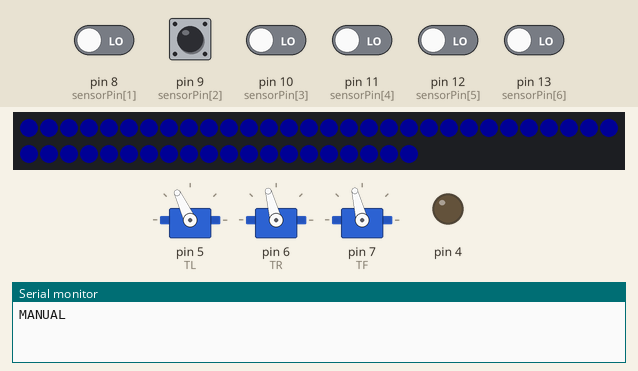
Bench run of a sketch on a simulated Arduino Uno, built with avr-gcc and run on an emulated ATmega328P. On the bench: 3 × servo, 50 RGB LEDs in strip order, left to right, continuing on the next row, output pins drawn as LEDs (lit = HIGH), the last lines printed to the serial monitor. The inputs (shaded band) are chosen by the test bench; at power-on: pin 8 (sensorPin[1]), pin 9 (sensorPin[2]), pin 10 (sensorPin[3]), pin 11 (sensorPin[4]), pin 12 (sensorPin[5]), pin 13 (sensorPin[6]) LOW. Dim RGB values are drawn brighter than linear; the strip is taken to match the declared colour order; the ROS host is connected and sends only what is stated.

Above: at 6.6 s.
6.7 s: pin 9 (sensorPin[2]) pulsed HIGH 5 times (0.12 s each, 0.3 s apart)
At 17.43 s:
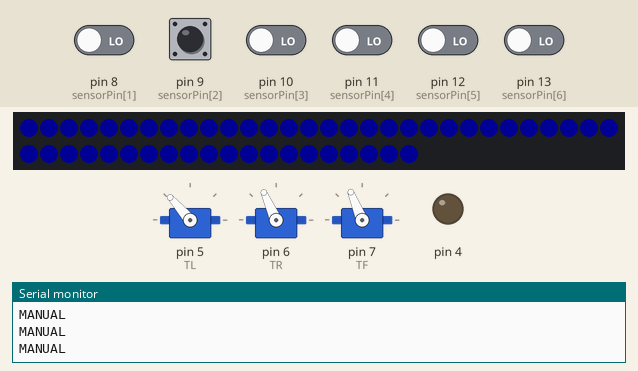
Timing chart, 0 to 17.5 s (numbered marks = the images above; inputs shaded):
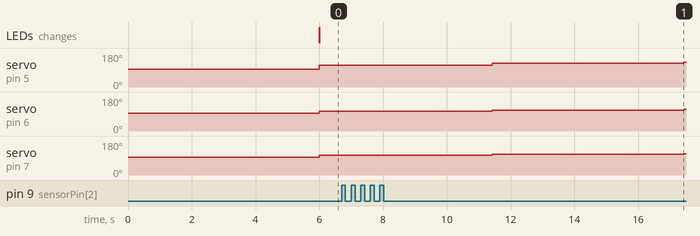

The sketch:

Controller.ino
```cpp
#if defined(ARDUINO) && (ARDUINO >= 100)
    #include <Arduino.h>
#else
    #include <WProgram.h>
#endif
#include <ros.h>
#include <std_msgs/Int16MultiArray.h>
#include <Servo.h>
#include <Adafruit_NeoPixel.h>


////////////////////////////////////////////////////////////////////
// PARAMETERS
const int maxSaturation = 450;
const int maxFrontSaturation = 230; // Front Thruster max값
const int maxDiffSaturation = 400; // L R 차이 최대값

const float LPF_Alpha = 0.5; // 필터 계수
const int LEDBright = 20;

////////////////////////////////////////////////////////////////////
// STATE MANAGE
enum Mode {
    MANUAL,
    AUTONOMOUS,
    STOP
};

Mode CurrentMode = STOP;

////////////////////////////////////////////////////////////////////
// Servo
Servo TL, TR, TF;  // Thruster

void ServoSetting() {

  TL.attach(5);
  TR.attach(6);
  TF.attach(7);

  TL.writeMicroseconds(1500);
  TR.writeMicroseconds(1500);
  TF.writeMicroseconds(1500);
}

////////////////////////////////////////////////////////////////////
// tx12
int sensorPin[] = {0, 8, 9, 10, 11, 12, 13};
int channel[] = {0, 0, 0, 0, 0, 0, 0};

void tx12() {
  for(int i = 1; i < 7; i++) {
    channel[i] = pulseIn(sensorPin[i], HIGH) - 1490;
    if(channel[i] < 40 && channel[i] > -40) channel[i] = 0;

    if (i == 3) {
      channel[i] = map(channel[i], -500, 500, -35, 35);
    } else {
      channel[i] = constrain(channel[i], -500, 500);
    }
  }
}

////////////////////////////////////////////////////////////////////
// ROS
ros::NodeHandle nh;
int data[] = {0, 0, 0};

void messageCallback(const std_msgs::Int16MultiArray &sub_msg) {
  for(int i = 0; i < 3; i++) {
    data[i] = sub_msg.data[i];
  }
}
ros::Subscriber<std_msgs::Int16MultiArray> sub("control", messageCallback);

////////////////////////////////////////////////////////////////////
// LED
long LEDPeriod = 500; // LED 깜빡이는 주기 [ms]
unsigned long previousMillis = 0;
bool LEDState = false;
int LEDPixelNum = 50;
int LEDPin = 3;
Adafruit_NeoPixel pixels(LEDPixelNum, LEDPin, NEO_RGB + NEO_KHZ800);

void setLEDBrightness(int red, int green, int blue) {
    for (int i = 0; i < LEDPixelNum; i++) {
        pixels.setPixelColor(i, pixels.Color(blue, red, green));
    }
    pixels.show(); // LED 색 업데이트
}

////////////////////////////////////////////////////////////////////
// LPF
int previousFilteredL = 0;
int previousFilteredR = 0;
int previousFilteredF = 0;

int filteredL = 0;
int filteredR = 0;
int filteredF = 0;


void lowPassFilter(int l, int r, int f) {
  filteredL = LPF_Alpha * l + (1 - LPF_Alpha) * previousFilteredL;
  filteredR = LPF_Alpha * r + (1 - LPF_Alpha) * previousFilteredR;
  filteredF = LPF_Alpha * f + (1 - LPF_Alpha) * previousFilteredF;

  previousFilteredL = filteredL;
  previousFilteredR = filteredR;
  previousFilteredF = filteredF;
}

////////////////////////////////////////////////////////////////////
// Thuster 원하는 PWM값을 입력 (-500 to 500)
void thrust(int l = 0, int r = 0, int f = 0) {
  l = constrain(l, -maxSaturation, maxSaturation);
  r = constrain(r, -maxSaturation, maxSaturation);
  f = constrain(f, -maxFrontSaturation, maxFrontSaturation);

  if (l - r > maxDiffSaturation){
    int sum = l + r;
    l = sum + maxDiffSaturation / 2;
    r = sum - maxDiffSaturation / 2;
  }

  else if (r - l > maxDiffSaturation){
    int sum = l + r;
    l = sum - maxDiffSaturation / 2;
    r = sum + maxDiffSaturation / 2;
  }

  l = constrain(l, -maxSaturation, maxSaturation);
  r = constrain(r, -maxSaturation, maxSaturation);
  f = constrain(f, -maxFrontSaturation, maxFrontSaturation);

  lowPassFilter(l, r, f);

  TL.writeMicroseconds(1500 + filteredL);
  TR.writeMicroseconds(1500 + filteredR);
  TF.writeMicroseconds(1500 + filteredF);
}

////////////////////////////////////////////////////////////////////


////////////////////////////////////////////////////////////////////

void setup() {
  Serial.begin(57600);
  Serial.setTimeout(50);
  ServoSetting();
  nh.initNode();
  nh.subscribe(sub);
  pixels.begin(); // NeoPixel 초기화
  pinMode(4, OUTPUT);
}


void loop() {
  tx12();
  unsigned long currentMillis = millis();
  int tl, tr, tf;

  if (channel[5] < -100)      CurrentMode = MANUAL;
  else if (channel[5] > 100)  CurrentMode = AUTONOMOUS;
  else                        CurrentMode = STOP;

  if (channel[6] > 90 && CurrentMode == STOP)   digitalWrite(4, HIGH);
  else                                          digitalWrite(4, LOW);

  ////////////////////////////////////////////////////////////////////
  if (CurrentMode == MANUAL) {
    Serial.println("MANUAL");
    tl = int(-channel[2] - channel[1]);
    tr = int(-channel[2] + channel[1]);
    tf = -channel[1];

    setLEDBrightness(0, LEDBright, 0);
  }
  ////////////////////////////////////////////////////////////////////
  else if (CurrentMode == AUTONOMOUS) {
    Serial.println("AUTO");
    tl = -data[0], tr = -data[1], tf = data[2];

    if (currentMillis - previousMillis >= LEDPeriod)
    {
      previousMillis = currentMillis;
      LEDState = !LEDState;
    }

    if (LEDState) setLEDBrightness(LEDBright, LEDBright, 0);
    else          setLEDBrightness(0, 0, 0);
  }
  ////////////////////////////////////////////////////////////////////
  else if(CurrentMode = STOP) {
    Serial.println("STOP");
    tl = 0, tr = 0, tf = 0;
    setLEDBrightness(LEDBright, 0, 0);
  }
  ////////////////////////////////////////////////////////////////////


  thrust(tl, tr, tf);
  if(CurrentMode == AUTONOMOUS) {
    nh.spinOnce();
  }
}
```

Measured:
- after the input at 6.7 s, servo on pin 5 (TL): 115° → 125° after 4.7 s instead of 5.3 s; servo on pin 6 (TR): 105° → 111° after 4.7 s instead of 5.3 s; servo on pin 7 (TF): 104° → 109° after 4.7 s instead of 5.3 s
